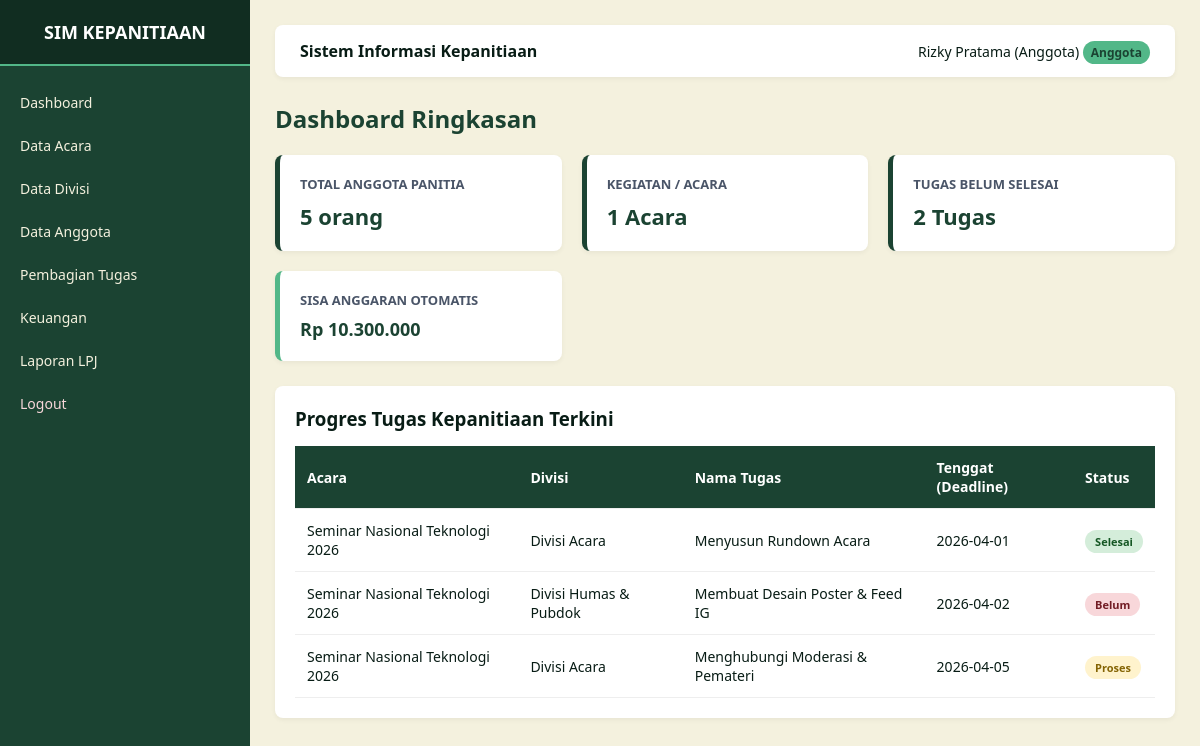
The app's page /dashboard.php (signed in) with its own data.
### tables this page shows
CREATE TABLE IF NOT EXISTS `tugas` (
  `id` INT AUTO_INCREMENT PRIMARY KEY,
  `acara_id` INT NOT NULL,
  `divisi_id` INT NOT NULL,
  `assigned_to` INT DEFAULT NULL,
  `nama_tugas` VARCHAR(150) NOT NULL,
  `deskripsi` TEXT,
  `deadline` DATE NOT NULL,
  `prioritas` ENUM('Rendah', 'Sedang', 'Tinggi') DEFAULT 'Sedang',
  `status` ENUM('Belum', 'Proses', 'Selesai') DEFAULT 'Belum',
  FOREIGN KEY (`acara_id`) REFERENCES `acara`(`id`) ON DELETE CASCADE,
  FOREIGN KEY (`divisi_id`) REFERENCES `divisi`(`id`) ON DELETE CASCADE,
  FOREIGN KEY (`assigned_to`) REFERENCES `users`(`id`) ON DELETE SET NULL
);

CREATE TABLE IF NOT EXISTS `acara` (
  `id` INT AUTO_INCREMENT PRIMARY KEY,
  `nama_acara` VARCHAR(150) NOT NULL,
  `tanggal_mulai` DATE NOT NULL,
  `tanggal_selesai` DATE NOT NULL,
  `lokasi` VARCHAR(150) NOT NULL,
  `status` ENUM('Direncanakan', 'Berjalan', 'Selesai') DEFAULT 'Direncanakan',
  `deskripsi` TEXT
);

CREATE TABLE IF NOT EXISTS `divisi` (
  `id` INT AUTO_INCREMENT PRIMARY KEY,
  `nama_divisi` VARCHAR(100) NOT NULL,
  `deskripsi` TEXT
);

### includes/auth.php (called while the page is built, shortened)
<?php
function get_base_url() {
    return "http://localhost/sistem_organisasi/";
}
?>

### dashboard.php (the view)
<?php
require_once "includes/header.php";
$count_anggota = mysqli_fetch_assoc(mysqli_query($conn, "SELECT COUNT(*) as total FROM users"))['total'];
$count_acara   = mysqli_fetch_assoc(mysqli_query($conn, "SELECT COUNT(*) as total FROM acara"))['total'];
$count_tugas   = mysqli_fetch_assoc(mysqli_query($conn, "SELECT COUNT(*) as total FROM tugas WHERE status != 'Selesai'"))['total'];
$pemasukan   = mysqli_fetch_assoc(mysqli_query($conn, "SELECT SUM(jumlah) as total FROM keuangan WHERE jenis='Pemasukan'"))['total'] ?? 0;
$pengeluaran = mysqli_fetch_assoc(mysqli_query($conn, "SELECT SUM(jumlah) as total FROM keuangan WHERE jenis='Pengeluaran'"))['total'] ?? 0;
$sisa_anggaran = $pemasukan - $pengeluaran;
?>
<h2 style="margin-bottom: 20px; color: var(--hijau-tua);">Dashboard Ringkasan</h2>
<div class="grid-cards">
  <div class="card-stat">
    <h4>TOTAL ANGGOTA PANITIA</h4>
    <div class="value"><?= $count_anggota; ?> orang</div>
  </div>
  <div class="card-stat">
    <h4>KEGIATAN / ACARA</h4>
    <div class="value"><?= $count_acara; ?> Acara</div>
  </div>
  <div class="card-stat">
    <h4>TUGAS BELUM SELESAI</h4>
    <div class="value"><?= $count_tugas; ?> Tugas</div>
  </div>
  <div class="card-stat" style="border-left-color: var(--hijau-muda);">
    <h4>SISA ANGGARAN OTOMATIS</h4>
    <div class="value" style="font-size: 18px;">Rp <?= number_format($sisa_anggaran, 0, ',', '.'); ?></div>
  </div>
</div>
<div class="card-table">
  <div class="table-header">
    <h3>Progres Tugas Kepanitiaan Terkini</h3>
  </div>
  <table>
    <thead>
      <tr>
        <th>Acara</th>
        <th>Divisi</th>
        <th>Nama Tugas</th>
        <th>Tenggat (Deadline)</th>
        <th>Status</th>
      </tr>
    </thead>
    <tbody>
      <?php
      $query_tugas = mysqli_query($conn, "SELECT t.*, a.nama_acara, d.nama_divisi
                                         FROM tugas t
                                         JOIN acara a ON t.acara_id = a.id
                                         JOIN divisi d ON t.divisi_id = d.id
                                         ORDER BY t.deadline ASC LIMIT 5");
      while ($t = mysqli_fetch_assoc($query_tugas)):
      ?>
      <tr>
        <td><?= htmlspecialchars($t['nama_acara']); ?></td>
        <td><?= htmlspecialchars($t['nama_divisi']); ?></td>
        <td><?= htmlspecialchars($t['nama_tugas']); ?></td>
        <td><?= $t['deadline']; ?></td>
        <td>
          <?php if($t['status'] == 'Selesai'): ?>
            <span class="badge badge-success">Selesai</span>
          <?php elseif($t['status'] == 'Proses'): ?>
            <span class="badge badge-warning">Proses</span>
          <?php else: ?>
            <span class="badge badge-danger">Belum</span>
          <?php endif; ?>
        </td>
      </tr>
      <?php endwhile; ?>
    </tbody>
  </table>
</div>
<?php require_once "includes/footer.php"; ?>

### includes/header.php (shortened to what this page needs)
<?php
require_once __DIR__ . "/auth.php";
$user_nama = $_SESSION['nama'];
$user_role = $_SESSION['role'];
?>
<!DOCTYPE html>
<html lang="id">
<head>
  <link rel="stylesheet" href="<?= get_base_url(); ?>assets/css/style.css">
</head>
<body>
<div class="sidebar">
  <div class="brand">SIM KEPANITIAAN</div>
  <ul class="menu">
    <li><a href="<?= get_base_url(); ?>dashboard.php">Dashboard</a></li>
    <li><a href="<?= get_base_url(); ?>modules/acara/index.php">Data Acara</a></li>
    <li><a href="<?= get_base_url(); ?>modules/divisi/index.php">Data Divisi</a></li>
    <li><a href="<?= get_base_url(); ?>modules/anggota/index.php">Data Anggota</a></li>
    <li><a href="<?= get_base_url(); ?>modules/tugas/index.php">Pembagian Tugas</a></li>
    <li><a href="<?= get_base_url(); ?>modules/keuangan/index.php">Keuangan</a></li>
    <li><a href="<?= get_base_url(); ?>modules/laporan/index.php">Laporan LPJ</a></li>
    <li><a href="<?= get_base_url(); ?>logout.php" style="color:#f8d7da;" onclick="return confirm('Apakah Anda yakin ingin keluar?')">Logout</a></li>
  </ul>
</div>
<div class="main-content">
  <div class="topbar">
    <div><strong>Sistem Informasi Kepanitiaan</strong></div>
    <div class="user-profile">
      <?= htmlspecialchars($user_nama); ?> <span class="role-badge"><?= htmlspecialchars($user_role); ?></span>
    </div>
  </div>

### includes/footer.php
</div>
</body>
</html>

### assets/css/style.css (style rules this page uses)
:root { --hijau-tua: #1b4332; --hijau-sedang: #2d6a4f; --hijau-muda: #52b788; --cream: #f4f1de; --cream-muda: #fefae0; --putih: #ffffff; --teks-gelap: #081c15; --teks-abu: #4a5568; --merah: #e63946; --kuning: #f4a261; }
* { box-sizing: border-box; margin: 0; padding: 0; font-family: 'Segoe UI', Tahoma, Geneva, Verdana, sans-serif; }
body { background-color: var(--cream); color: var(--teks-gelap); display: flex; min-height: 100vh; }
.sidebar { width: 250px; background-color: var(--hijau-tua); color: var(--putih); display: flex; flex-direction: column; position: fixed; height: 100vh; }
.sidebar .brand { padding: 20px; font-size: 18px; font-weight: bold; background-color: #112d21; text-align: center; border-bottom: 2px solid var(--hijau-muda); }
.sidebar .menu { list-style: none; padding: 15px 0; flex: 1; }
.sidebar .menu li a { display: block; padding: 12px 20px; color: var(--cream); text-decoration: none; font-size: 14px; transition: 0.2s; }
.main-content { margin-left: 250px; flex: 1; padding: 25px; }
.topbar { background-color: var(--putih); padding: 15px 25px; border-radius: 8px; display: flex; justify-content: space-between; align-items: center; margin-bottom: 25px; box-shadow: 0 2px 5px rgba(0,0,0,0.05); }
.user-profile { font-size: 14px; }
.role-badge { background-color: var(--hijau-muda); color: var(--hijau-tua); padding: 3px 8px; border-radius: 12px; font-weight: bold; font-size: 12px; }
.grid-cards { display: grid; grid-template-columns: repeat(auto-fit, minmax(220px, 1fr)); gap: 20px; margin-bottom: 25px; }
.card-stat { background-color: var(--putih); padding: 20px; border-radius: 8px; border-left: 5px solid var(--hijau-tua); box-shadow: 0 2px 5px rgba(0,0,0,0.05); }
.card-stat h4 { font-size: 13px; color: var(--teks-abu); margin-bottom: 8px; }
.card-stat .value { font-size: 22px; font-weight: bold; color: var(--hijau-tua); }
.card-table { background-color: var(--putih); padding: 20px; border-radius: 8px; box-shadow: 0 2px 5px rgba(0,0,0,0.05); }
.table-header { display: flex; justify-content: space-between; align-items: center; margin-bottom: 15px; }
table { width: 100%; border-collapse: collapse; }
th, td { padding: 12px; text-align: left; border-bottom: 1px solid #eee; font-size: 14px; }
th { background-color: var(--hijau-tua); color: var(--putih); }
.badge { padding: 4px 10px; border-radius: 12px; font-size: 11px; font-weight: bold; }
.badge-success { background-color: #d4edda; color: #155724; }
.badge-warning { background-color: #fff3cd; color: #856404; }
.badge-danger { background-color: #f8d7da; color: #721c24; }

### records on screen
tugas: acara.nama_acara "Seminar Nasional Teknologi 2026", divisi.nama_divisi "Divisi Acara", nama_tugas "Menyusun Rundown Acara", deadline "2026-04-01", status "Selesai"
tugas: acara.nama_acara "Seminar Nasional Teknologi 2026", divisi.nama_divisi "Divisi Humas & Pubdok", nama_tugas "Membuat Desain Poster & Feed IG", deadline "2026-04-02", status "Belum"
tugas: acara.nama_acara "Seminar Nasional Teknologi 2026", divisi.nama_divisi "Divisi Acara", nama_tugas "Menghubungi Moderasi & Pemateri", deadline "2026-04-05", status "Proses"

### other values on screen
$user_nama "Rizky Pratama (Anggota)"
$user_role "Anggota"
$count_anggota "5"
$count_acara "1"
$count_tugas "2"
$sisa_anggaran "10.300.000"
